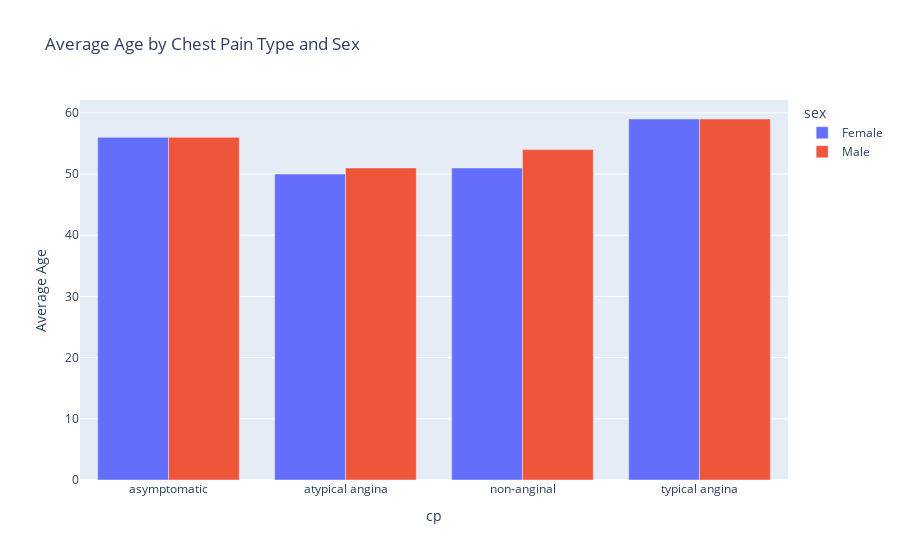

Source (notebook cell):
### Code cell
# This code calculates the median age for each chest pain type and sex, 
# then creates a grouped bar plot to visualize the average age by chest pain type and sex.
# Calculate the average age for each chest pain type and sex
average_age = df.groupby(['cp', 'sex'])['age'].median().round(0).astype(int).reset_index()

# Bar Plot using Plotly
fig2 = px.bar(average_age, 
             x='cp', 
             y='age', 
             color='sex',
             barmode='group',
             title='Average Age by Chest Pain Type and Sex',
             labels={'age': 'Average Age', 'chest_pain': 'Chest Pain Type'})
# Save the figure
folder_name = 'Plotly Plots'  # Folder to save the image
figure_name = 'my_figure2.html'  # Change this to your desired figure name
saved_path = save_figure(fig2, folder_name, figure_name)

# Display the saved interactive figure
fig2.show()

### Figure 1 — Plotly figure (JSON) as saved in the notebook; plotly's stock layout.template omitted (floating-point values rounded to 4 significant figures)
{"data": [{"alignmentgroup": "True", "hovertemplate": "sex=Female<br>cp=%{x}<br>Average Age=%{y}<extra></extra>", "legendgroup": "Female", "marker": {"color": "#636efa", "pattern": {"shape": ""}}, "name": "Female", "offsetgroup": "Female", "orientation": "v", "showlegend": true, "textposition": "auto", "type": "bar", "x": ["asymptomatic", "atypical angina", "non-anginal", "typical angina"], "xaxis": "x", "y": [56, 50, 51, 59], "yaxis": "y"}, {"alignmentgroup": "True", "hovertemplate": "sex=Male<br>cp=%{x}<br>Average Age=%{y}<extra></extra>", "legendgroup": "Male", "marker": {"color": "#EF553B", "pattern": {"shape": ""}}, "name": "Male", "offsetgroup": "Male", "orientation": "v", "showlegend": true, "textposition": "auto", "type": "bar", "x": ["asymptomatic", "atypical angina", "non-anginal", "typical angina"], "xaxis": "x", "y": [56, 51, 54, 59], "yaxis": "y"}], "layout": {"barmode": "group", "legend": {"title": {"text": "sex"}, "tracegroupgap": 0}, "title": {"text": "Average Age by Chest Pain Type and Sex"}, "xaxis": {"anchor": "y", "domain": [0, 1], "title": {"text": "cp"}}, "yaxis": {"anchor": "x", "domain": [0, 1], "title": {"text": "Average Age"}}}}
